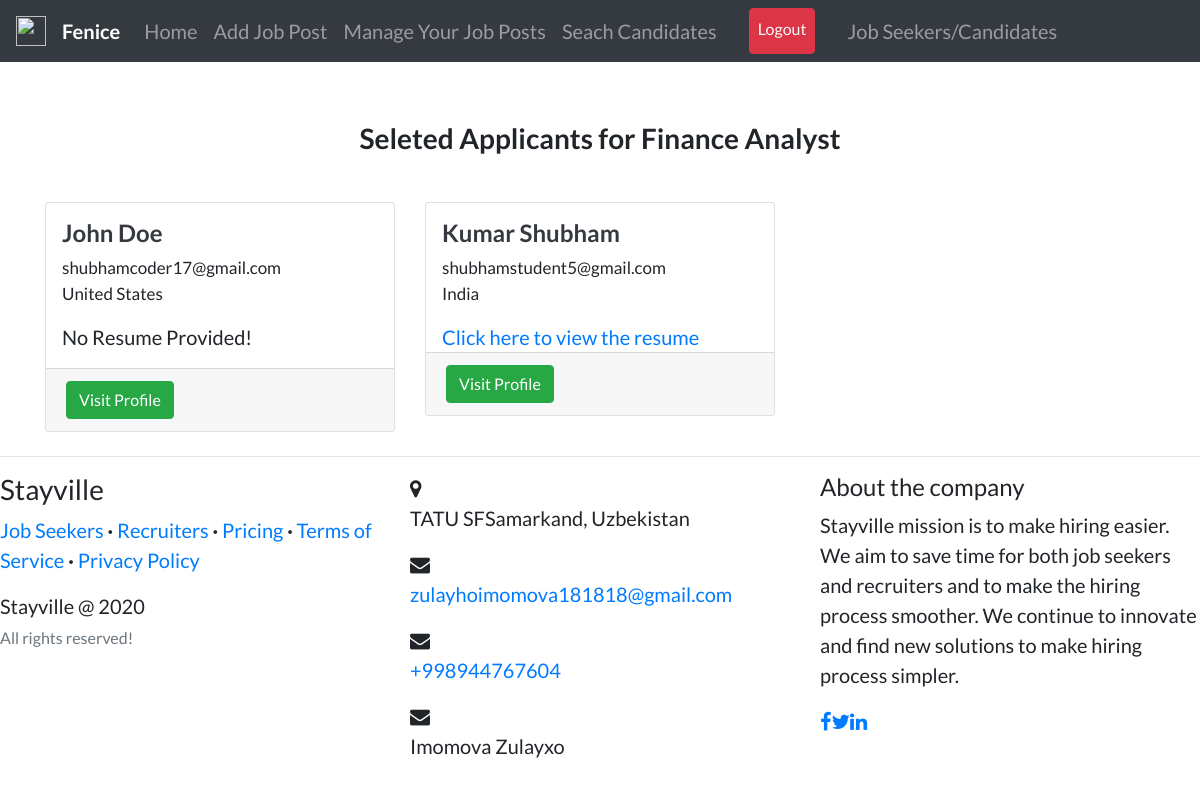
The app's page /hiring/job/finance-analyst/selected (signed in) with its own data.
### recruiters/models.py (models this page shows, shortened)
class Job(models.Model):
    recruiter = models.ForeignKey(
        User, related_name='jobs', on_delete=models.CASCADE)
    title = models.CharField(max_length=255)
    company = models.CharField(max_length=200)
    location = models.CharField(max_length=255)
    description = models.TextField()
    skills_req = models.CharField(max_length=200)
    job_type = models.CharField(
        max_length=30, choices=CHOICES, default='Full Time', null=True)
    link = models.URLField(null=True, blank=True)
    slug = AutoSlugField(populate_from='title', unique=True, null=True)
    date_posted = models.DateTimeField(default=timezone.now)

### candidates/models.py (models this page shows, shortened)
class Profile(models.Model):
    user = models.OneToOneField(
        User, on_delete=models.CASCADE, primary_key=True, related_name='profile')
    full_name = models.CharField(max_length=200, null=True, blank=True)
    country = CountryField(null=True, blank=True)
    location = models.CharField(max_length=255, null=True, blank=True)
    resume = models.FileField(upload_to='resumes', null=True, blank=True)
    grad_year = models.IntegerField(blank=True)
    looking_for = models.CharField(
        max_length=30, choices=CHOICES, default='Full Time', null=True)
    slug = AutoSlugField(populate_from='user', unique=True)

### recruiters/views.py (the view)
# urls.py: path('job/<slug>/selected', views.selected_list, name='selected-list'),
@login_required
def selected_list(request, slug):
    job = get_object_or_404(Job, slug=slug)
    selected = Selected.objects.filter(job=job).order_by('date_posted')
    profiles = []
    for applicant in selected:
        profile = Profile.objects.filter(user=applicant.applicant).first()
        profiles.append(profile)
    context = {
        'rec_navbar': 1,
        'profiles': profiles,
        'job': job,
    }
    return render(request, 'recruiters/selected_list.html', context)

### recruiters/templates/recruiters/selected_list.html
{% extends "users/layout.html" %} {% load static %} {% block content %}
<br /><br />
<div>
  <h3 class="text-center">
    <b>Seleted Applicants for {{job.title}}</b>
  </h3>
  <br />
  {% if profiles %}
  <div class="row">
    {% for profile in profiles %}
    <div class="col-md-4">
      <div class="card card-signin my-2">
        <span class="ml-3 mt-3">
          <a href="{% url 'profile-view' profile.slug %}">
            {% if profile.full_name %}
            <h4 class="text-dark">
              <b>{{profile.full_name}}</b>
            </h4>
            {% else %}
            <h4 class="text-dark">
              <b>{{profile.user.username}}</b>
            </h4>
            {% endif %}
          </a>
          <p style="font-size: 17px">
            {{profile.user.email}}<br />{{profile.country.name}}
          </p>
          {% if profile.resume %}
          <a href="{{profile.resume.url}}">Click here to view the resume</a>
          {% else %}
          <p>No Resume Provided!</p>
          {% endif %}
        </span>
        <div class="card-footer">
          <a
            class="btn btn-success mr-2"
            href="{% url 'profile-view' profile.slug %}"
            >Visit Profile
          </a>
        </div>
      </div>
    </div>
    {% endfor %}
  </div>
  {% else %}
  <p class="text-center">
    No applicant has been selected till now! Select some
    <a href="{% url 'applicant-list' job.slug %}">applicant</a> first!
  </p>
  <br />
  {% endif %}
</div>
{% endblock content %}

### users/templates/users/layout.html (style rules this page uses)
body { font-family: "Lato"; font-size: 20px; }

### records on screen
Job: title "Finance Analyst"
Profile: full_name "John Doe", user.email "shubhamcoder17@gmail.com", country.name "United States", resume "No Resume Provided!"
Profile: full_name "Kumar Shubham", user.email "shubhamstudent5@gmail.com", country.name "India"
